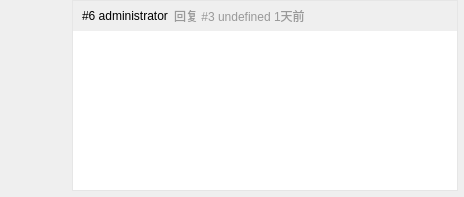
<?xml version="1.0" encoding="UTF-8"?>
<ui version="4.0">
 <class>Form</class>
 <widget class="QWidget" name="Form">
  <property name="geometry">
   <rect>
    <x>0</x>
    <y>0</y>
    <width>464</width>
    <height>197</height>
   </rect>
  </property>
  <property name="windowTitle">
   <string>Form</string>
  </property>
  <property name="styleSheet">
   <string notr="true">#main_widget {
	border: 1px solid #e6e6e6;

}
#reply_button {
	border: none;
}
#parent_note_label,
#reply_button {
	color: rgb(153, 153, 153);
}
#top_wdiget {
	background-color: rgb(93, 93, 93);
}
#text_widget,
#media_widget {
	border: none;
}
</string>
  </property>
  <layout class="QVBoxLayout" name="verticalLayout">
   <property name="margin">
    <number>0</number>
   </property>
   <item>
    <widget class="QStackedWidget" name="stackedWidget">
     <widget class="QWidget" name="note_page">
      <layout class="QHBoxLayout" name="horizontalLayout">
       <property name="leftMargin">
        <number>6</number>
       </property>
       <property name="topMargin">
        <number>0</number>
       </property>
       <property name="rightMargin">
        <number>6</number>
       </property>
       <property name="bottomMargin">
        <number>6</number>
       </property>
       <item>
        <layout class="QVBoxLayout" name="verticalLayout_2">
         <item>
          <widget class="QLabel" name="user_icon">
           <property name="minimumSize">
            <size>
             <width>60</width>
             <height>60</height>
            </size>
           </property>
           <property name="maximumSize">
            <size>
             <width>60</width>
             <height>60</height>
            </size>
           </property>
           <property name="text">
            <string/>
           </property>
          </widget>
         </item>
         <item>
          <spacer name="verticalSpacer">
           <property name="orientation">
            <enum>Qt::Vertical</enum>
           </property>
           <property name="sizeHint" stdset="0">
            <size>
             <width>20</width>
             <height>40</height>
            </size>
           </property>
          </spacer>
         </item>
        </layout>
       </item>
       <item>
        <widget class="QWidget" name="main_widget" native="true">
         <layout class="QVBoxLayout" name="verticalLayout_3" stretch="0,0,0">
          <property name="spacing">
           <number>0</number>
          </property>
          <property name="margin">
           <number>1</number>
          </property>
          <item>
           <widget class="QWidget" name="top_widget" native="true">
            <property name="maximumSize">
             <size>
              <width>16777215</width>
              <height>30</height>
             </size>
            </property>
            <layout class="QHBoxLayout" name="horizontalLayout_2">
             <item>
              <widget class="QLabel" name="current_note_label">
               <property name="text">
                <string>#6 administrator</string>
               </property>
              </widget>
             </item>
             <item>
              <widget class="QLabel" name="parent_note_label">
               <property name="text">
                <string>回复 #3 undefined 1天前</string>
               </property>
              </widget>
             </item>
             <item>
              <spacer name="horizontalSpacer">
               <property name="orientation">
                <enum>Qt::Horizontal</enum>
               </property>
               <property name="sizeHint" stdset="0">
                <size>
                 <width>40</width>
                 <height>20</height>
                </size>
               </property>
              </spacer>
             </item>
            </layout>
           </widget>
          </item>
          <item>
           <widget class="QTextEdit" name="text_widget">
            <property name="readOnly">
             <bool>true</bool>
            </property>
            <property name="html">
             <string>&lt;!DOCTYPE HTML PUBLIC &quot;-//W3C//DTD HTML 4.0//EN&quot; &quot;http://www.w3.org/TR/REC-html40/strict.dtd&quot;&gt;
&lt;html&gt;&lt;head&gt;&lt;meta name=&quot;qrichtext&quot; content=&quot;1&quot; /&gt;&lt;style type=&quot;text/css&quot;&gt;
p, li { white-space: pre-wrap; }
&lt;/style&gt;&lt;/head&gt;&lt;body style=&quot; font-family:'MS Shell Dlg 2'; font-size:8.25pt; font-weight:400; font-style:normal;&quot;&gt;
&lt;p style=&quot;-qt-paragraph-type:empty; margin-top:12px; margin-bottom:12px; margin-left:0px; margin-right:0px; -qt-block-indent:0; text-indent:0px; font-size:8pt;&quot;&gt;&lt;br /&gt;&lt;/p&gt;&lt;/body&gt;&lt;/html&gt;</string>
            </property>
           </widget>
          </item>
          <item>
           <widget class="QListWidget" name="media_widget">
            <property name="minimumSize">
             <size>
              <width>0</width>
              <height>90</height>
             </size>
            </property>
            <property name="maximumSize">
             <size>
              <width>16777215</width>
              <height>90</height>
             </size>
            </property>
            <property name="selectionMode">
             <enum>QAbstractItemView::SingleSelection</enum>
            </property>
            <property name="iconSize">
             <size>
              <width>125</width>
              <height>70</height>
             </size>
            </property>
            <property name="movement">
             <enum>QListView::Static</enum>
            </property>
            <property name="flow">
             <enum>QListView::LeftToRight</enum>
            </property>
            <property name="isWrapping" stdset="0">
             <bool>false</bool>
            </property>
            <property name="resizeMode">
             <enum>QListView::Fixed</enum>
            </property>
            <property name="layoutMode">
             <enum>QListView::SinglePass</enum>
            </property>
            <property name="viewMode">
             <enum>QListView::IconMode</enum>
            </property>
            <property name="modelColumn">
             <number>0</number>
            </property>
            <property name="uniformItemSizes">
             <bool>false</bool>
            </property>
           </widget>
          </item>
         </layout>
        </widget>
       </item>
      </layout>
     </widget>
     <widget class="QWidget" name="group_page">
      <layout class="QHBoxLayout" name="horizontalLayout_3">
       <item>
        <widget class="QLabel" name="group_label">
         <property name="text">
          <string>group_text</string>
         </property>
        </widget>
       </item>
      </layout>
     </widget>
    </widget>
   </item>
  </layout>
 </widget>
 <resources/>
 <connections/>
</ui>
